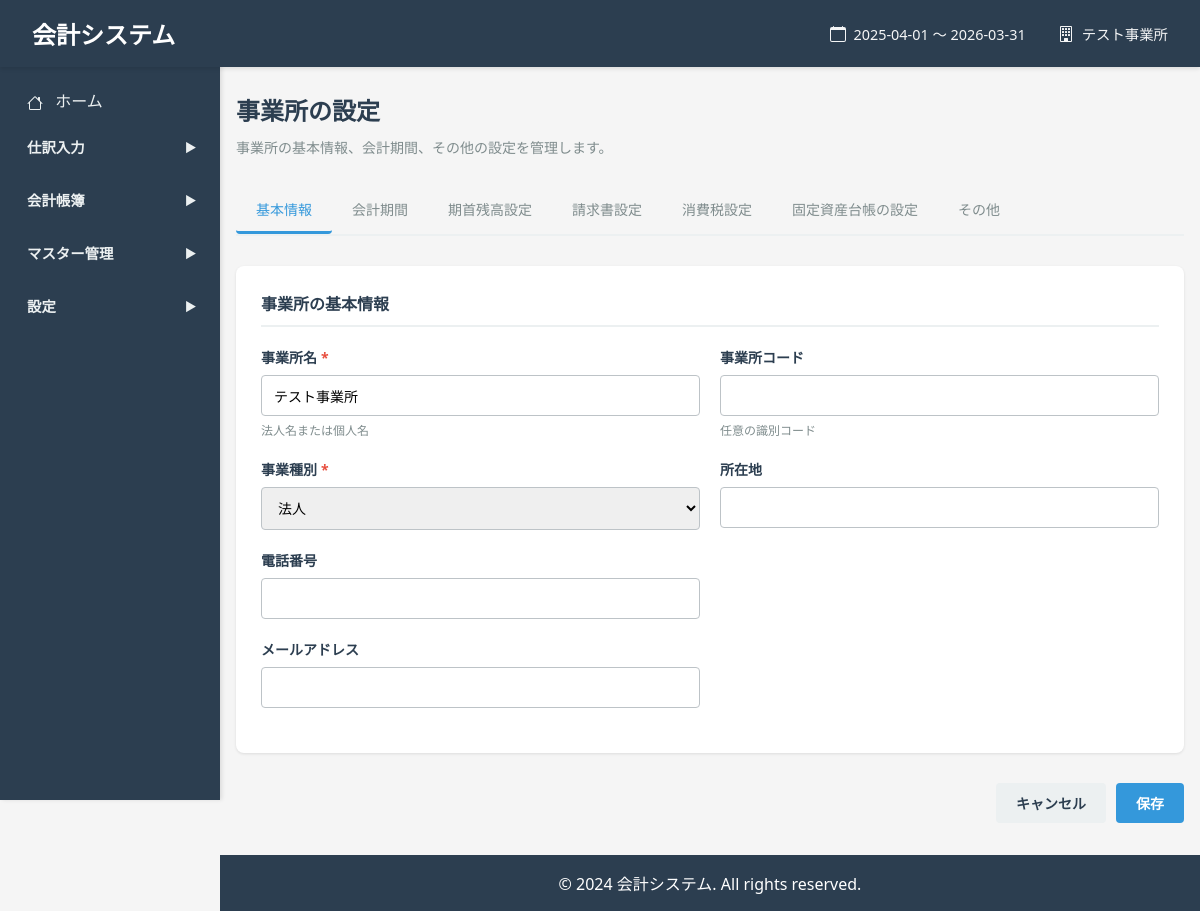
The page /organization_settings (signed in) on the database its author committed.
### models.py (models this page shows, shortened)
class Base(declarative_base()):
    __abstract__ = True
    pass

class FiscalPeriod(Base):
    __tablename__ = 'fiscal_periods'
    id = Column(Integer, primary_key=True)
    organization_id = Column(Integer, ForeignKey('organizations.id'), nullable=False)
    name = Column(String(255), nullable=False)
    start_date = Column(String(10), nullable=False)
    end_date = Column(String(10), nullable=False)
    business_type = Column(String(20), nullable=False, default='corporate')
    status = Column(String(20), nullable=False, default='open')
    period_number = Column(Integer)
    notes = Column(Text)
    created_at = Column(String(19))  # YYYY-MM-DD HH:MM:SS形式
    updated_at = Column(String(19))

class Organization(Base):
    __tablename__ = 'organizations'
    id = Column(Integer, primary_key=True)
    name = Column(String(255), nullable=False)
    code = Column(String(50))
    business_type = Column(String(20), nullable=False, default='corporate')
    postal_code = Column(String(10))
    address = Column(String(500))
    phone = Column(String(20))
    fax = Column(String(20))
    email = Column(String(255))
    representative = Column(String(255))
    established_date = Column(String(10))
    notes = Column(Text)
    created_at = Column(String(19))  # YYYY-MM-DD HH:MM:SS形式
    updated_at = Column(String(19))

### app.py (the view, shortened to what this page needs)
@app.route('/organization_settings', methods=['GET', 'POST'])
@login_required
def organization_settings():
    db = SessionLocal()
    try:
        org_id = session.get('organization_id')
        organization = db.query(Organization).filter(Organization.id == org_id).first()
        if not organization:
            return redirect(url_for('login'))
        fiscal_period = db.query(FiscalPeriod).filter(
            FiscalPeriod.organization_id == org_id
        ).first()
        fiscal_year_start = fiscal_period.start_date if fiscal_period else ''
        fiscal_year_end = fiscal_period.end_date if fiscal_period else ''
        period_number = fiscal_period.period_number if fiscal_period else ''
        bs_accounts_query = db.query(AccountItem).filter(
            AccountItem.organization_id == org_id,
            AccountItem.major_category.in_(['資産', '負債', '純資産'])
        ).order_by(AccountItem.bs_rank.nullslast(), AccountItem.account_name).all()
        from collections import OrderedDict
        bs_accounts_by_category = OrderedDict()
        category_order = [
            '現金及び預金',
            '売上債権',
            '有価証券',
            '棚卸資産',
            'その他流動資産',
            '有形固定資産',
            '無形固定資産',
            '投資その他の資産',
            '繰延資産',
            '仕入債務',
            'その他流動負債',
            '固定負債',
            '資本金',
            '新株式申込証拠金',
            '資本準備金',
            'その他資本剰余金',
            '利益準備金',
            'その他利益剰余金',
            '自己株式',
            '自己株式申込証拠金',
            '新株予約権',
            '他有価証券評価差額金',
            '繰延ヘッジ損益',
            '土地再評価差額金',
            '請口'
        ]
        for item in bs_accounts_query:
            sub_cat = item.sub_category or 'その他'
            if sub_cat not in bs_accounts_by_category:
                bs_accounts_by_category[sub_cat] = []
            bs_accounts_by_category[sub_cat].append({
                'id': item.id,
                'account_name': item.account_name,
                'display_name': item.display_name
            })
        sorted_bs_accounts = OrderedDict()
        for cat in category_order:
            if cat in bs_accounts_by_category:
                sorted_bs_accounts[cat] = bs_accounts_by_category[cat]
        for cat, items in bs_accounts_by_category.items():
            if cat not in sorted_bs_accounts:
                sorted_bs_accounts[cat] = items
        opening_balances = []
        opening_balance_dict = {}
        if fiscal_period:
            opening_balances = db.query(OpeningBalance).filter(
                OpeningBalance.organization_id == org_id,
                OpeningBalance.fiscal_period_id == fiscal_period.id
            ).all()
            opening_balance_dict = {ob.account_item_id: ob for ob in opening_balances}
        return render_template('organization_settings.html',
                             organization=organization,
                             start_date=fiscal_year_start,
                             end_date=fiscal_year_end,
                             period_number=period_number,
                             bs_accounts_by_category=sorted_bs_accounts,
                             opening_balance_dict=opening_balance_dict,
                             active_menu='settings',
                             active_submenu='organization_settings')
    finally:
        db.close()

### app.py (called while the page is built)
def login_required(f):
    @wraps(f)
    def decorated_function(*args, **kwargs):
        if 'organization_id' not in session:
            return redirect(url_for('login'))
        return f(*args, **kwargs)
    return decorated_function

def get_current_organization():
    if 'organization_id' not in session:
        return None
    db = SessionLocal()
    org = db.query(Organization).filter(Organization.id == session['organization_id']).first()
    db.close()
    return org

@app.context_processor
def inject_globals():
    current_org = get_current_organization()
    current_fiscal_period = None
    if current_org:
        db = SessionLocal()
        try:
            current_fiscal_period = db.query(FiscalPeriod).filter(
                FiscalPeriod.organization_id == current_org.id
            ).order_by(FiscalPeriod.start_date.desc()).first()
        finally:
            db.close()
    return dict(
        Account=Account,
        current_organization=current_org,
        current_fiscal_period=current_fiscal_period
    )

### templates/organization_settings.html (shortened to what this page needs)
{% extends "base.html" %}
{% block content %}
<div class="settings-container">
    <div class="settings-header">
        <h2>事業所の設定</h2>
        <p>事業所の基本情報、会計期間、その他の設定を管理します。</p>
    </div>
    <div class="tabs">
        <button class="tab-button active" onclick="switchTab('basic-info')">基本情報</button>
        <button class="tab-button" onclick="switchTab('accounting-period')">会計期間</button>
        <button class="tab-button" onclick="switchTab('opening-balance')">期首残高設定</button>
        <button class="tab-button" onclick="switchTab('invoice-settings')">請求書設定</button>
        <button class="tab-button" onclick="switchTab('tax-settings')">消費税設定</button>
        <button class="tab-button" onclick="switchTab('fixed-asset-settings')">固定資産台帳の設定</button>
        <button class="tab-button" onclick="switchTab('other-settings')">その他</button>
    </div>
    <div id="basic-info" class="tab-content active">
        <form method="POST" action="/organization_settings" class="settings-form">
            <div class="form-section">
                <h3>事業所の基本情報</h3>
                <div class="form-group">
                    <div class="form-item">
                        <label>事業所名<span class="required">*</span></label>
                        <input type="text" name="name" value="{{ organization.name or '' }}" required>
                        <span class="hint">法人名または個人名</span>
                    </div>
                    <div class="form-item">
                        <label>事業所コード</label>
                        <input type="text" name="code" value="{{ organization.code or '' }}">
                        <span class="hint">任意の識別コード</span>
                    </div>
                </div>
                <div class="form-group">
                    <div class="form-item">
                        <label>事業種別<span class="required">*</span></label>
                        <select name="business_type" required>
                            <option value="corporate" {% if organization.business_type == 'corporate' %}selected{% endif %}>法人</option>
                        </select>
                    </div>
                    <div class="form-item">
                        <label>所在地</label>
                        <input type="text" name="address" value="{{ organization.address or '' }}">
                    </div>
                </div>
                <div class="form-group full">
                    <div class="form-item">
                        <label>電話番号</label>
                        <input type="tel" name="phone" value="{{ organization.phone or '' }}">
                    </div>
                </div>
                <div class="form-group full">
                    <div class="form-item">
                        <label>メールアドレス</label>
                        <input type="email" name="email" value="{{ organization.email or '' }}">
                    </div>
                </div>
            </div>
            <div class="button-group">
                <button type="button" class="btn-secondary" onclick="window.history.back()">キャンセル</button>
                <button type="submit" class="btn-primary">保存</button>
            </div>
        </form>
    </div>
</div>
{% endblock %}

### templates/base.html (shortened to what this page needs)
<!DOCTYPE html>
<html lang="ja">
<head>
    <link href="https://cdn.jsdelivr.net/npm/tom-select@2.3.1/dist/css/tom-select.css" rel="stylesheet">
</head>
<body>
    <header>
        <h1>会計システム</h1>
        {% if current_organization and current_fiscal_period %}
        <div style="display: flex; align-items: center; gap: 2rem; margin-left: auto;">
            <div style="display: flex; align-items: center; gap: 0.5rem; font-size: 0.9rem; opacity: 0.95;">
                <span>{{ current_fiscal_period.start_date }} ～ {{ current_fiscal_period.end_date }}</span>
            </div>
            <div style="display: flex; align-items: center; gap: 0.5rem; font-size: 0.9rem; opacity: 0.95;">
                <span>{{ current_organization.name }}</span>
            </div>
        </div>
        {% endif %}
    </header>
    <nav class="sidebar">
        <a href="{{ url_for('home') }}">
            ホーム
        </a>
        <div class="menu-group">
            <div class="menu-category" data-target="journal-entry-menu">
                <span>仕訳入力</span>
                <span class="arrow">▶</span>
            </div>
        </div>
        <div class="menu-group">
            <div class="menu-category" data-target="accounting-books-menu">
                <span>会計帳簿</span>
                <span class="arrow">▶</span>
            </div>
        </div>
        <div class="menu-group">
            <div class="menu-category" data-target="master-menu">
                <span>マスター管理</span>
                <span class="arrow">▶</span>
            </div>
        </div>
        <div class="menu-group">
            <div class="menu-category" data-target="settings-menu">
                <span>設定</span>
                <span class="arrow">▶</span>
            </div>
        </div>
    </nav>
    <div class="main-content">
        <div class="container">
            {% block content %}{% endblock %}
        </div>
    </div>
    <footer>
        <p>&copy; 2024 会計システム. All rights reserved.</p>
    </footer>
</body>
</html>

### rows shown on the page
FiscalPeriod: start_date "2025-04-01", end_date "2026-03-31"
Organization: name "テスト事業所", business_type "法人"
